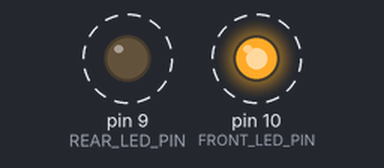
Simulated run of this sketch. Board: Arduino Mega 2560, built with avr-gcc and run on an emulated ATmega2560. Parts: output pins drawn as LEDs (lit = HIGH). Dashed ring = blinking.

Above: at 0.5 s.
Timing chart, 0 to 4.6 s (numbered marks = the images above):
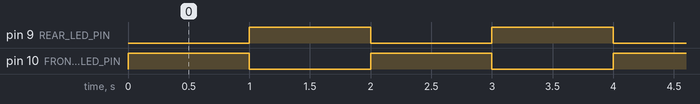

Measured:
- by itself, pin 9 (REAR_LED_PIN), pin 10 (FRONT_LED_PIN): alternates HIGH for 1.0 s and LOW for 1.0 s

The sketch:

smart_software_project_a_tester.ino
```cpp
/*

#### Who?

* Benjamin Haos

#### What?

* A basic hello world type thingy for making sure the toolchain works.
* Used with Hanback HBE-SMARTCAR
    * ***STATUS:*** [Works but building in progress...]

#### Where?

* Built on CodeBender

#### When?

* Seoul, South Korea, Spring 2016

#### Why?

* Need to know things are working before getting to work.

#### How?

* On CodeBender:
	* Choose correct com port and Mega 2560 or Mega ADK

*/


#define  FRONT_LED_PIN 10
#define REAR_LED_PIN  9


void setup_led_pins()
{
    pinMode(FRONT_LED_PIN, OUTPUT);
    pinMode(REAR_LED_PIN, OUTPUT);

    digitalWrite(FRONT_LED_PIN, LOW);
    digitalWrite(REAR_LED_PIN, LOW);
}

void front_led_control(bool value) {
    if (value)
    {
        digitalWrite(FRONT_LED_PIN, HIGH);
    }
    else
    {
        digitalWrite(FRONT_LED_PIN, LOW);
    }
}

void rear_led_control(bool value) {
    if (value)
    {
        digitalWrite(REAR_LED_PIN,  HIGH);
    }
    else
    {
        digitalWrite(REAR_LED_PIN, LOW);
    }
}

void setup()
{
	setup_led_pins();
	front_led_control(false);
	rear_led_control(false);
}

void loop()
{
	front_led_control(true);
	rear_led_control(false);
	delay(1000);

	front_led_control(false);
	rear_led_control(true);
	delay(1000);
}
```
